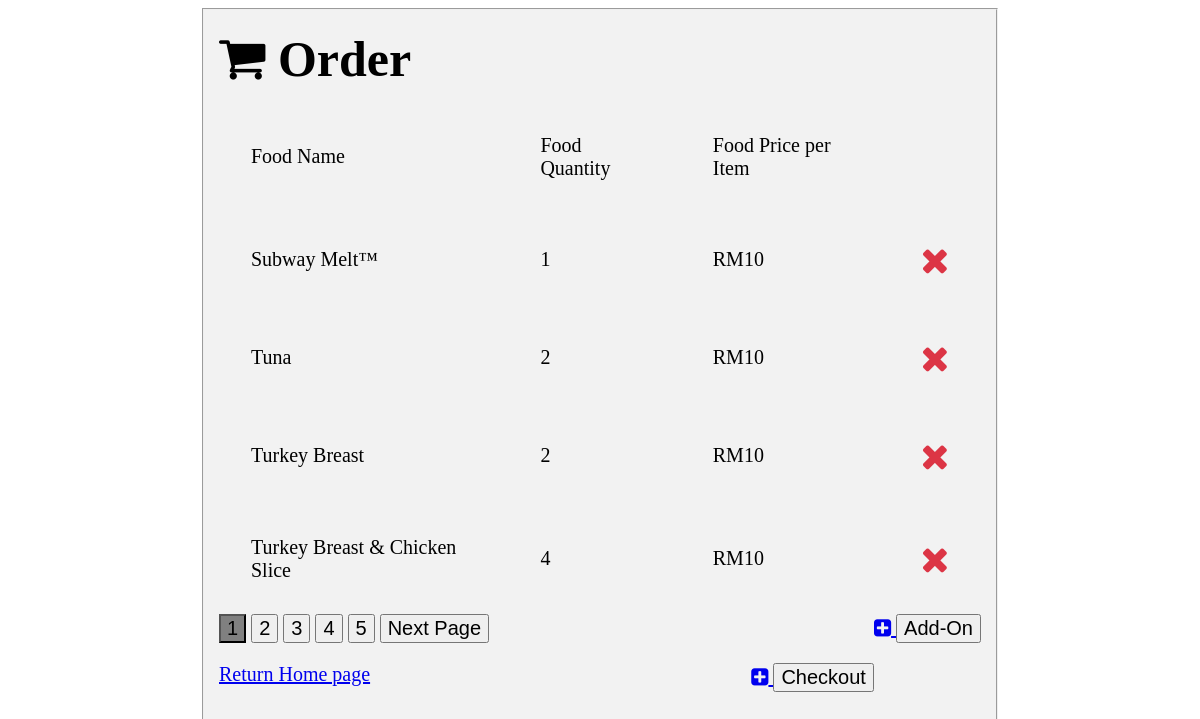
Before: /order.php with the older database file.
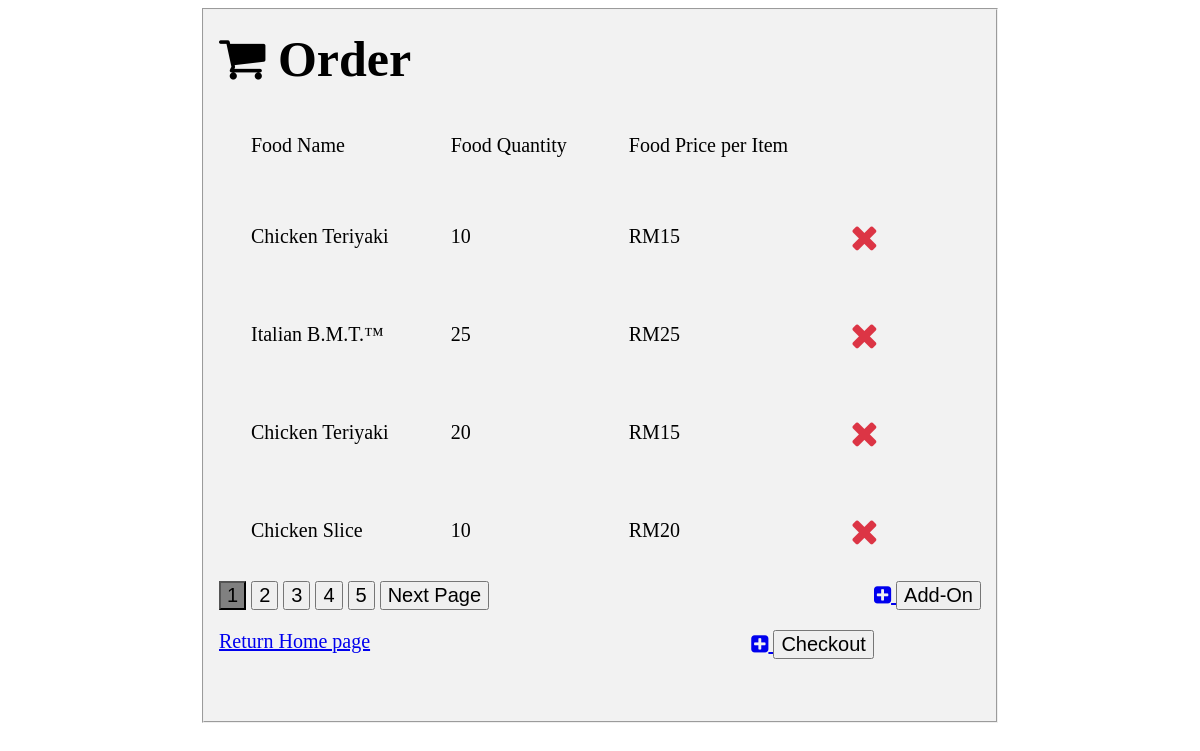
After: the same page with the newer database file.
### tables this page shows
CREATE TABLE `orders` (
  `order_ID` int(30) NOT NULL,
  `Food_ID` int(30) NOT NULL,
  `foodname` varchar(30) NOT NULL,
  `price` int(30) NOT NULL,
  `quantity` int(30) NOT NULL,
  `username` varchar(30) NOT NULL
);

### order.php (the view, shortened to what this page needs)
<?php include("config.php"); ?>
<html>
<head><title>Manage Order | 1 Coin Sandwich</title>
  <link rel="stylesheet" href="https://cdnjs.cloudflare.com/ajax/libs/font-awesome/4.7.0/css/font-awesome.min.css">
</head>
<body>
<div class="middle">
    <fieldset>
        <?php
        $sql = "SELECT * FROM orders";
        $result = mysqli_query($conn,$sql);
        $id = $_GET['email'];
        ?>
      <h1><i class="fa fa-shopping-cart" style="font-size:50px"></i><b style="font-size: 50px;"> Order</b></h1>
      <table border="0px">
        <tr>
          <td>Food Name </td>
          <td>Food Quantity</td>
          <td>Food Price per Item</td>
        </tr>
        <?php
        while($row = mysqli_fetch_array($result))
        {
            ?>
        <tr>
          <td><?php echo $row["foodname"]; ?></td>
          <td><?php echo $row["quantity"];	?></td>
          <td>RM<?php echo $row["price"];?></td>
          <td><a href="deleteorder.php?order_ID=<?php echo $row['order_ID']; ?>&&email=<?php echo $id?>"><i class="fa fa-close" style="font-size:36px;color:#dc3545;"></i></a>
          </td>
        </tr>
            <?php
        }
		?>
      </table>
      <button style="background-color: gray;">1</button>
      <button>2</button>
      <button>3</button>
      <button>4</button>
      <button>5</button>
      <button>Next Page</button><span class="left"><a href="Homepage.php?email=<?php echo $id?>" alt="insert"><i class="fa fa-plus-square"></i> <input type="button" value="Add-On"></span></p>
      <a href="Homepage.php?email=<?php echo $id?>">Return Home page
      <div class="left"><a href="payment.php?email=<?php echo $id?>" alt="payment"><i class="fa fa-plus-square"></i> <input type="button" value="Checkout"></div>
    </fieldset>
  </div>

### order.php (style rules this page uses)
fieldset { background-color: #f2f2f2; }
.middle { max-width: 800px; margin: auto; }
* { font-size: 20px; }
.left { float: right; margin-bottom: 50px; }
td, th { text-align: left; padding: 30px; }

Changed rows visible on the page:
removed orders: foodname "Subway Melt™", quantity "1", price "10"
removed orders: foodname "Tuna", quantity "2", price "10"
removed orders: foodname "Turkey Breast", quantity "2", price "10"
removed orders: foodname "Turkey Breast & Chicken Slice", quantity "4", price "10"
added orders: foodname "Chicken Teriyaki", quantity "10", price "15"
added orders: foodname "Italian B.M.T.™", quantity "25", price "25"
added orders: foodname "Chicken Teriyaki", quantity "20", price "15"
added orders: foodname "Chicken Slice", quantity "10", price "20"
